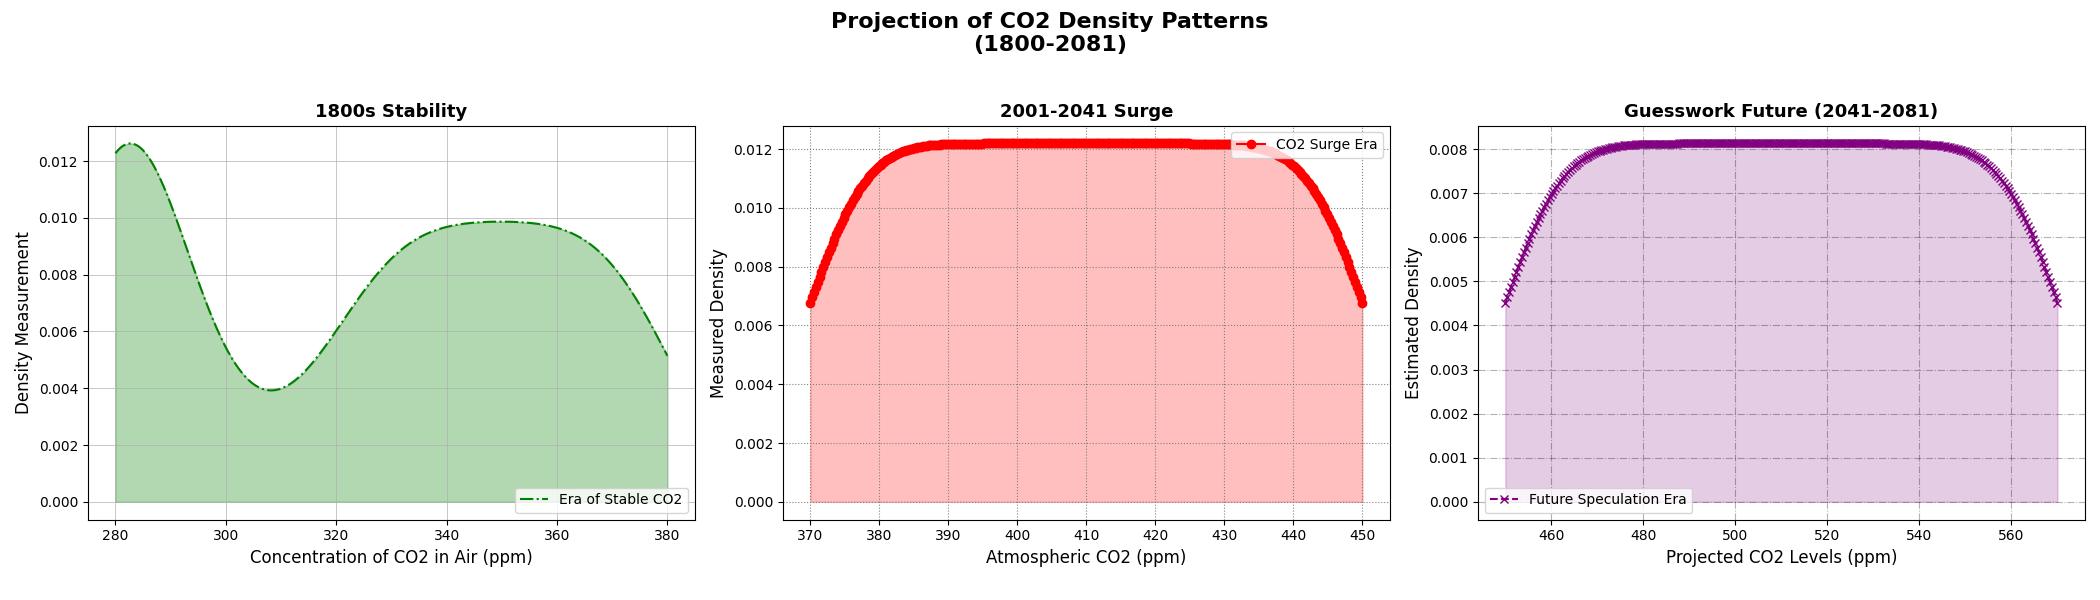

Write Python code to recreate this figure.
import matplotlib.pyplot as plt
import numpy as np
from scipy.stats import kde

years = np.linspace(1800, 2000, 101)
co2_levels_pre_industrial = [280]*20 + [281, 281, 282, 283, 283, 284, 285, 286, 287, 287, 
                                        288, 289, 290, 292, 294, 298, 301, 305, 310, 315] + [320 + i for i in range(61)]
co2_levels_post_industrial = [370 + 2*i for i in range(41)]
co2_levels_future = [450 + 3*i for i in range(41)]

all_years = np.concatenate((years, np.linspace(2001, 2081, 81)))
all_co2_levels = np.concatenate((co2_levels_pre_industrial, co2_levels_post_industrial, co2_levels_future))

fig, ax = plt.subplots(1, 3, figsize=(21, 6))

density_pre_industrial = kde.gaussian_kde(co2_levels_pre_industrial, bw_method=0.3)
density_post_industrial = kde.gaussian_kde(co2_levels_post_industrial, bw_method=0.3)
density_future = kde.gaussian_kde(co2_levels_future, bw_method=0.3)

x_range_pre = np.linspace(min(co2_levels_pre_industrial), max(co2_levels_pre_industrial), 300)
x_range_post = np.linspace(min(co2_levels_post_industrial), max(co2_levels_post_industrial), 300)
x_range_future = np.linspace(min(co2_levels_future), max(co2_levels_future), 300)

# Plot 1: Pre-Industrial Era
ax[0].plot(x_range_pre, density_pre_industrial(x_range_pre), label="Era of Stable CO2", color='green', linestyle='-.')
ax[0].fill_between(x_range_pre, density_pre_industrial(x_range_pre), color='green', alpha=0.3)
ax[0].set_title('1800s Stability', fontsize=13, fontweight='bold')
ax[0].set_xlabel('Concentration of CO2 in Air (ppm)', fontsize=12)
ax[0].set_ylabel('Density Measurement', fontsize=12)
ax[0].legend(loc='lower right')
ax[0].grid(True, linestyle='-', linewidth=0.5)

# Plot 2: Post-Industrial Era
ax[1].plot(x_range_post, density_post_industrial(x_range_post), label="CO2 Surge Era", color='red', marker='o')
ax[1].fill_between(x_range_post, density_post_industrial(x_range_post), color='red', alpha=0.25)
ax[1].set_title('2001-2041 Surge', fontsize=13, fontweight='bold')
ax[1].set_xlabel('Atmospheric CO2 (ppm)', fontsize=12)
ax[1].set_ylabel('Measured Density', fontsize=12)
ax[1].legend(loc='upper right')
ax[1].grid(True, linestyle=':', color='gray')

# Plot 3: Hypothetical Future Era
ax[2].plot(x_range_future, density_future(x_range_future), label="Future Speculation Era", color='purple', linestyle='--', marker='x')
ax[2].fill_between(x_range_future, density_future(x_range_future), color='purple', alpha=0.2)
ax[2].set_title('Guesswork Future (2041-2081)', fontsize=13, fontweight='bold')
ax[2].set_xlabel('Projected CO2 Levels (ppm)', fontsize=12)
ax[2].set_ylabel('Estimated Density', fontsize=12)
ax[2].legend(loc='lower left')
ax[2].grid(True, linestyle='-.', color='black', alpha=0.3)

fig.suptitle('Projection of CO2 Density Patterns\n(1800-2081)', fontsize=16, fontweight='bold')

plt.tight_layout(rect=[0, 0.03, 1, 0.95])
plt.show()
